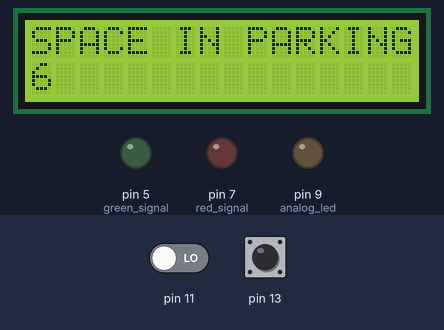
The sketch below on a simulated Arduino Uno, built with avr-gcc and run on an emulated ATmega328P. On the bench: 16×2 character LCD, output pins drawn as LEDs (lit = HIGH). The test bench sets the inputs (shaded band); at power-on: pin 11 LOW, pin 13 LOW. What the sketch prints to the serial monitor is not drawn.

Above: at 1.2 s.
1.3 s: pin 11 driven HIGH
At 1.9 s:
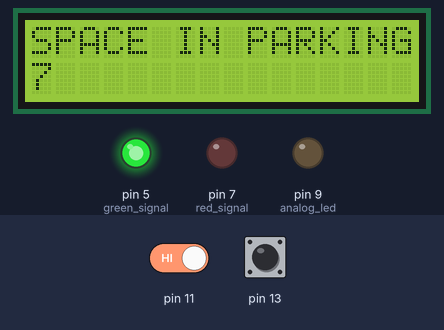
3.5 s: pin 13 driven HIGH
At 3.9 s:
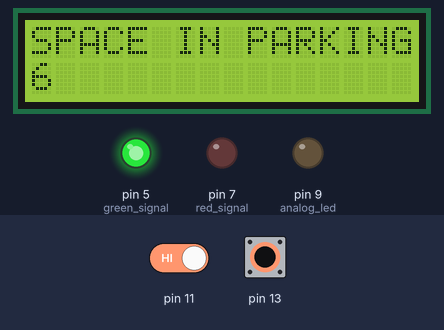
5.0 s: pin 13 pulsed LOW 2 times (0.12 s each, 0.3 s apart)
At 7.2 s:
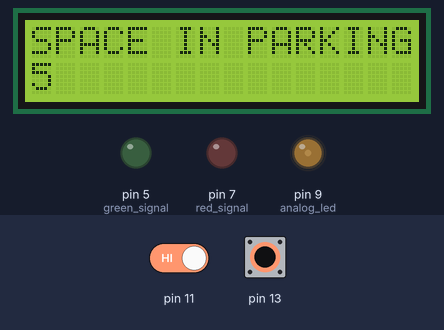
7.5 s: pin 13 pulsed LOW 5 times (0.12 s each, 0.3 s apart)
At 9.3 s:
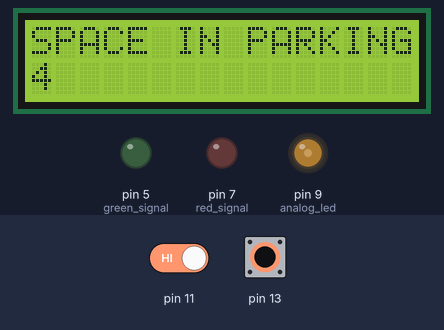
Timing chart, 0 to 10.8 s (numbered marks = the images above; inputs shaded):
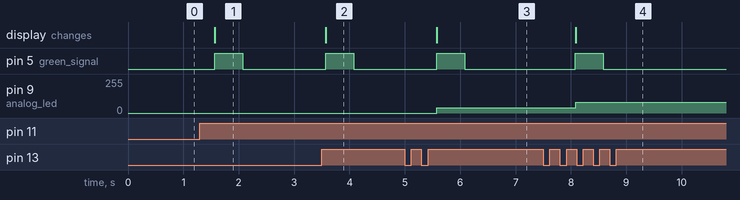

Measured:
- after the input at 1.3 s, pin 5 (green_signal): LOW → HIGH after 0.27 s, → LOW 0.50 s later; the display: changes after 0.27 s (image 1)
- after the input at 3.5 s, pin 5 (green_signal): LOW → HIGH after 0.07 s, → LOW 0.50 s later; the display: changes after 0.08 s (image 2)
- after the input at 5.0 s, pin 5 (green_signal): LOW → HIGH after 0.58 s, → LOW 0.51 s later; pin 9 (analog_led): 0/255 → 40/255 after 0.58 s; the display: changes after 0.58 s (image 3)
- after the input at 7.5 s, pin 5 (green_signal): LOW → HIGH after 0.58 s, → LOW 0.51 s later; pin 9 (analog_led): 40/255 → 80/255 after 0.59 s; the display: changes after 0.59 s (image 4)

The sketch:

Smart_parking_code.ino
```cpp
#include<LiquidCrystal.h>
LiquidCrystal lcd(2,4,6,8,10,12);

int c=0,a=0,i=0,value=40,b=0;

void setup()
{
  Serial.begin(9600);
    lcd.begin(16,2);
  pinMode(9,OUTPUT); // analog led
  pinMode(11,INPUT);
  pinMode(13,INPUT);
  pinMode(7,OUTPUT); //red signal
  pinMode(5,OUTPUT); // green signal
  lcd.print("SPACE IN PARKING");
   lcd.setCursor(0,1);
lcd.print(6);
}

void loop()
{
  int N,M;
  M=digitalRead(11);
  N=digitalRead(13);
  if(N==1 && a!=1 )
 {c++;
   if(c<6)
   {i=i+value;
     digitalWrite(5,1);
     digitalWrite(7,0);
   Serial.print(c);
   Serial.println(" PERSON ENTER THE ROOM ");
   lcd.clear();
   lcd.print("SPACE IN PARKING");
   lcd.setCursor(0,1);
   lcd.print(6-c);
   if(i>=0)
    analogWrite(9,i);
   }
   else if(c>=6)
    {
      if(c==6)
        i=i+value;

      lcd.clear();
      delay(500 );
      lcd.print("THE SPACE IS FULL");
      digitalWrite(7,1);
      digitalWrite(5,0);
    }
      value=40;
  Serial.println(i);

 a=1;
   }
  if(N==0)
  {
    a=0;
  }
  if(M==1 && b!=1)
  {c--;
   if(c<6)
  {i=i-value;
    Serial.print(c);
   Serial.println(" PERSON LEAVES THE ROOM ");
   lcd.clear();
   lcd.print("SPACE IN PARKING");
   lcd.setCursor(0,1);
   lcd.print(6-c);
   if(i>=0)
    analogWrite(9,i);
    digitalWrite(5,1);
    digitalWrite(7,0);
  }
  else if(c>=6)
    {
      if(c==6)
        i=i-value;

      lcd.clear();
      delay(500 );
      lcd.print("THE SPACE IS FULL");
      digitalWrite(7,1);
      digitalWrite(5,0);
    }
    b=1;
    value=40;
   Serial.println(i);
  }
  if(M==0)
  {
    b=0;
  }
delay(500);
digitalWrite(5,0);
 digitalWrite(7,0);
}
```
